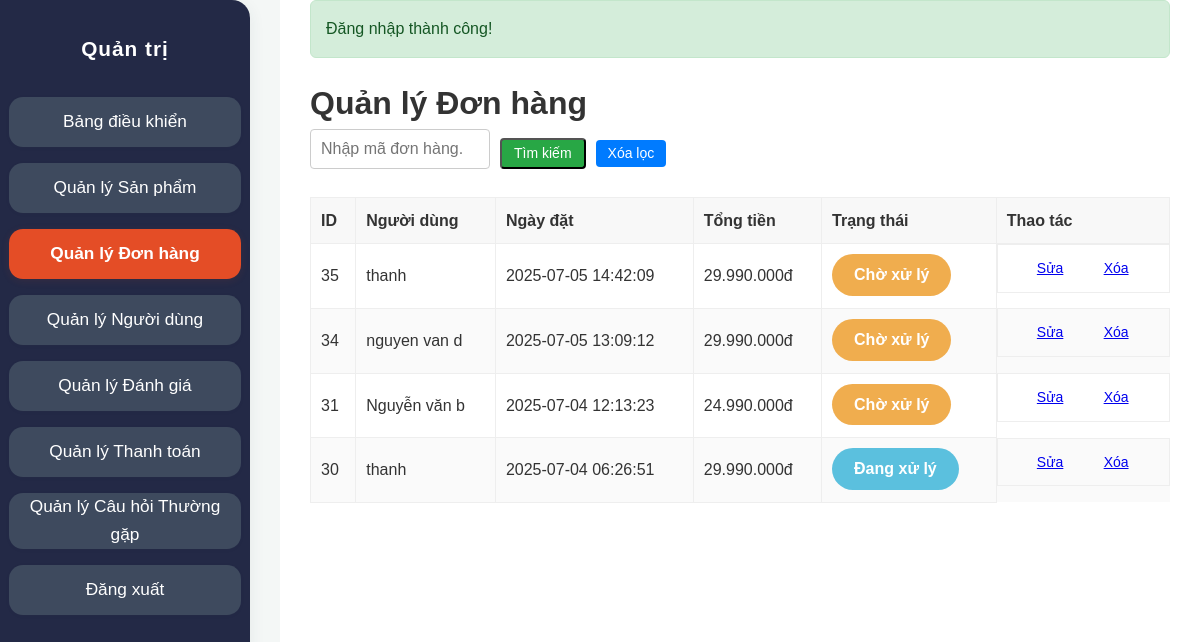
The page /ban-dien-thoai/admin/orders.php (signed in) on the database its author committed.
### tables this page shows
CREATE TABLE `orders` (
  `id` int(11) NOT NULL,
  `user_id` int(11) NOT NULL,
  `total_price` decimal(10,2) NOT NULL,
  `status` enum('pending','processing','shipped','completed','cancelled') DEFAULT 'pending',
  `user_confirmed_at` datetime DEFAULT NULL,
  `shipping_address` text NOT NULL,
  `shipping_phone` varchar(20) NOT NULL,
  `shipping_name` varchar(100) NOT NULL,
  `shipping_email` varchar(100) DEFAULT NULL,
  `payment_method` enum('cod','banking','momo','zalopay') NOT NULL,
  `payment_status` enum('pending','paid','failed') DEFAULT 'pending',
  `order_status` varchar(50) DEFAULT 'pending',
  `note` text DEFAULT NULL,
  `created_at` timestamp NOT NULL DEFAULT current_timestamp(),
  `updated_at` timestamp NOT NULL DEFAULT current_timestamp() ON UPDATE current_timestamp(),
  `notes` text DEFAULT NULL
);

CREATE TABLE `users` (
  `id` int(11) NOT NULL,
  `username` varchar(50) NOT NULL,
  `name` varchar(100) NOT NULL,
  `email` varchar(100) NOT NULL,
  `password` varchar(255) NOT NULL,
  `phone` varchar(20) DEFAULT NULL,
  `address` text DEFAULT NULL,
  `role` enum('user','admin') DEFAULT 'user',
  `status` enum('active','inactive') DEFAULT 'active',
  `created_at` timestamp NOT NULL DEFAULT current_timestamp(),
  `updated_at` timestamp NOT NULL DEFAULT current_timestamp() ON UPDATE current_timestamp(),
  `reset_token` varchar(64) DEFAULT NULL,
  `reset_token_expires` datetime DEFAULT NULL
);

### ban-dien-thoai/admin/orders.php (the view, shortened to what this page needs)
<?php
require_once '../config/database.php';
require_once '../includes/functions.php';
$page_title = 'Quản lý Đơn hàng';
$order_id = isset($_GET['order_id']) ? (int)$_GET['order_id'] : 0;
if ($order_id > 0) {
  $sql = "SELECT o.*, u.name as user_name FROM orders o JOIN users u ON o.user_id = u.id WHERE o.id = ?";
  $stmt = $conn->prepare($sql);
  $stmt->bind_param('i', $order_id);
  $stmt->execute();
  $result = $stmt->get_result();
  $orders = $result->fetch_all(MYSQLI_ASSOC);
  $stmt->close();
  $total_orders = count($orders);
  $total_pages = 1;
} else {
  $result = $conn->query("SELECT o.*, u.name as user_name FROM orders o JOIN users u ON o.user_id = u.id ORDER BY o.created_at DESC");
  $orders = $result->fetch_all(MYSQLI_ASSOC);
}
$order_status_vietnamese = [
    'pending' => 'Chờ xử lý',
    'processing' => 'Đang xử lý',
    'shipping' => 'Đang vận chuyển',
    'shipped' => 'Đã gửi hàng',
    'delivered' => 'Đã nhận hàng',
    'cancelled' => 'Đã hủy',
    'returned' => 'Đã trả hàng',
    'completed' => 'Hoàn thành',
];
?>
<!DOCTYPE html>
<html lang="vi">
<head>
    <link rel="stylesheet" href="../assets/css/style.css">
    <link rel="stylesheet" href="css/admin.css">
</head>
<body>
    <div class="admin-wrapper">
        <aside class="admin-sidebar">
            <h2>Quản trị</h2>
            <nav>
                <ul>
                    <?php $current_page = basename($_SERVER['PHP_SELF']); ?>
                    <li><a href="index.php" class="sidebar-link <?php echo ($current_page == 'index.php') ? 'active' : ''; ?>">Bảng điều khiển</a></li>
                    <li><a href="products.php" class="sidebar-link <?php echo ($current_page == 'products.php') ? 'active' : ''; ?>">Quản lý Sản phẩm</a></li>
                    <li><a href="orders.php" class="sidebar-link <?php echo ($current_page == 'orders.php') ? 'active' : ''; ?>">Quản lý Đơn hàng</a></li>
                    <li><a href="users.php" class="sidebar-link <?php echo ($current_page == 'users.php') ? 'active' : ''; ?>">Quản lý Người dùng</a></li>
                    <li><a href="reviews.php" class="sidebar-link <?php echo ($current_page == 'reviews.php') ? 'active' : ''; ?>">Quản lý Đánh giá</a></li>
                    <li><a href="online_payments.php" class="sidebar-link <?php echo ($current_page == 'online_payments.php') ? 'active' : ''; ?>">Quản lý Thanh toán</a></li>
                    <li><a href="faq_manage.php" class="sidebar-link <?php echo ($current_page == 'faq_manage.php') ? 'active' : ''; ?>">Quản lý Câu hỏi Thường gặp</a></li>
                    <li><a href="../logout.php" class="sidebar-link">Đăng xuất</a></li>
                </ul>
            </nav>
        </aside>
        <div class="admin-main-content">
            <main class="admin-content">
                <?php echo showMessage(); ?>
                <h1><?php echo $page_title; ?></h1>
                <div class="admin-search-bar" style="margin-bottom: 18px;">
                    <form method="get" action="orders.php" style="display:flex;gap:10px;align-items:center;">
                        <input type="number" name="order_id" min="1" placeholder="Nhập mã đơn hàng..." class="admin-form-control" style="max-width:180px;">
                        <button type="submit" class="admin-btn admin-btn-primary">Tìm kiếm</button>
                        <a href="orders.php" class="admin-btn admin-btn-secondary">Xóa lọc</a>
                    </form>
                </div>
                <div class="admin-table-container">
                    <table class="admin-table">
                        <thead>
                            <tr>
                                <th>ID</th>
                                <th>Người dùng</th>
                                <th>Ngày đặt</th>
                                <th>Tổng tiền</th>
                                <th>Trạng thái</th>
                                <th>Thao tác</th>
                            </tr>
                        </thead>
                        <tbody>
                            <?php if (!empty($orders)): ?>
                                <?php foreach ($orders as $order): ?>
                                    <tr>
                                        <td><?php echo $order['id']; ?></td>
                                        <td><?php echo htmlspecialchars($order['user_name']); ?></td>
                                        <td><?php echo $order['created_at']; ?></td>
                                        <td data-label="Tổng tiền"><?php echo formatPrice($order['total_price']); ?></td>
                                        <td data-label="Trạng thái">
                                            <span class="order-status status-<?php echo htmlspecialchars(trim(strtolower($order['status']))); ?>">
                                                <?php echo htmlspecialchars($order_status_vietnamese[trim(strtolower($order['status']))] ?? $order['status']); ?>
                                            </span>
                                        </td>
                                        <td class="admin-actions">
                                            <a href="order_edit.php?id=<?php echo $order['id']; ?>">Sửa</a>
                                            <a href="order_delete.php?id=<?php echo $order['id']; ?>" onclick="return confirm('Bạn có chắc chắn muốn xóa đơn hàng này không?');">Xóa</a>
                                        </td>
                                    </tr>
                                <?php endforeach; ?>
                            <?php else: ?>
                                <tr>
                                    <td colspan="6">Không có đơn hàng nào.</td>
                                </tr>
                            <?php endif; ?>
                        </tbody>
                    </table>
                </div>
            </main>
        </div>
    </div>
</body>
</html>

### ban-dien-thoai/assets/css/style.css (style rules this page uses)
* { margin: 0; padding: 0; box-sizing: border-box; }
html { overflow-x: hidden; scroll-behavior: smooth; }
body { font-family: -apple-system, BlinkMacSystemFont, "Segoe UI", Roboto, Helvetica, Arial, sans-serif, "Apple Color Emoji", "Segoe UI Emoji", "Segoe UI Symbol"; line-height: 1.6; color: #333; background-color: #f8f9fa; display: flex; flex-direction: column; min-height: 100vh; padding-top: 70px; }
main { flex-grow: 1; padding: 20px 0; }
input, textarea, select { width: 100%; padding: 12px 15px; border: 1px solid #ccc; border-radius: 8px; font-size: 1rem; transition: border-color 0.3s, box-shadow 0.3s; box-sizing: border-box; }
.order-status { display: inline-block; padding: 8px 22px; border-radius: 22px; font-size: 16px; font-weight: 600; color: #fff; margin-bottom: 2px; margin-right: 2px; text-align: center; }
.order-status.status-pending { background: #f0ad4e; }
.order-status.status-processing { background: #5bc0de; }

### ban-dien-thoai/admin/css/admin.css (style rules this page uses)
body { background-color: #f4f7f6; margin: 0; font-family: Arial, sans-serif; padding: 0 !important; }
.admin-wrapper { display: flex; min-height: 100vh; }
.admin-sidebar { background: #232946; width: 250px; height: 100vh; position: fixed; left: 0; margin: 0; padding: 32px 0 0 0; display: flex; flex-direction: column; align-items: center; box-shadow: 0 4px 16px rgba(44,62,80,0.08); border-radius: 0 18px 18px 0; z-index: 1000; }
.admin-sidebar h2 { text-align: center; margin-bottom: 32px; color: #fff; font-size: 1.3rem; letter-spacing: 1px; font-weight: 700; }
.admin-sidebar nav ul { display: flex; flex-direction: column; gap: 16px; padding: 0; align-items: center; width: 100%; margin: 0; }
.admin-sidebar nav ul li { margin: 0; width: 100%; }
.sidebar-link { width: 95%; min-height: 50px; background: #3e4a5e; color: #fff; border-radius: 14px; display: flex; align-items: center; justify-content: center; font-size: 1.08rem; font-weight: 500; text-align: center; text-decoration: none; transition: background 0.2s, color 0.2s, box-shadow 0.2s; box-sizing: border-box; padding: 0 10px; margin: 0 auto; gap: 10px; box-shadow: 0 1px 4px rgba(44,62,80,0.04); }
.sidebar-link:hover, .sidebar-link.active { background: #e44d26; color: #fff; font-weight: bold; box-shadow: 0 2px 8px rgba(228,77,38,0.10); }
.admin-main-content { flex: 1; padding: 0 30px 30px 30px; background: #fff; min-height: 100vh; margin-left: 280px; }
.admin-table-container { overflow-x: auto; }
.admin-table { width: 100%; border-collapse: collapse; margin-bottom: 20px; }
.admin-table th, .admin-table td { border: 1px solid #eee; padding: 10px; text-align: left; }
.admin-table th { background: #f8f8f8; }
.admin-table tbody tr:nth-child(even) { background: #fafafa; }
.admin-actions { display: flex; gap: 6px; align-items: center; justify-content: center; }
.admin-actions a, .admin-btn { display: inline-block; margin: 0; min-width: 60px; text-align: center; font-size: 14px; padding: 5px 12px; border-radius: 4px; line-height: 1.2; }
.admin-btn-primary { background-color: #28a745; color: #fff !important; text-decoration: none !important; }
.admin-btn-secondary { background-color: #007bff; color: #fff !important; text-decoration: none !important; }
.admin-form-control, input, select, textarea { width: 100%; padding: 10px; border: 1px solid #ccc; border-radius: 4px; box-sizing: border-box; font-size: 1rem; margin-bottom: 10px; }
.admin-content { margin-top: 0 !important; padding-top: 0 !important; }

### rows shown on the page
orders: id "35", user.name "thanh", created_at "2025-07-05 14:42:09", total_price "29.990.000đ", status "Chờ xử lý"
orders: id "34", user.name "nguyen van d", created_at "2025-07-05 13:09:12", total_price "29.990.000đ", status "Chờ xử lý"
orders: id "31", user.name "Nguyễn văn b", created_at "2025-07-04 12:13:23", total_price "24.990.000đ", status "Chờ xử lý"
orders: id "30", user.name "thanh", created_at "2025-07-04 06:26:51", total_price "29.990.000đ", status "Đang xử lý"

### other values the page prints
$text "Đăng nhập thành công!"
$page_title "Quản lý Đơn hàng"
